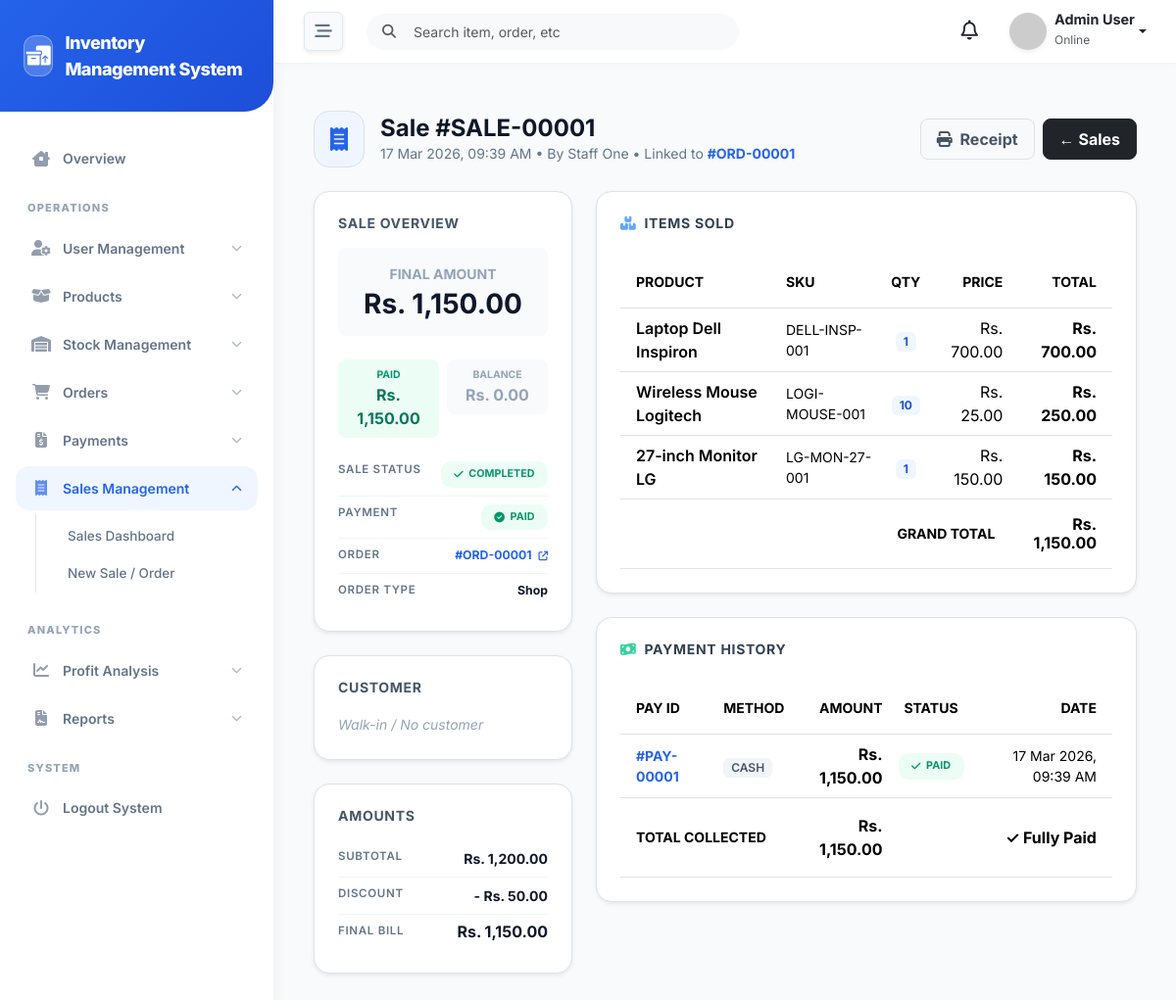
/admin/sales/view.php?id=1 (signed in), run on the app's committed database.
### tables this page shows
CREATE TABLE `sales` (
  `id` int(11) NOT NULL,
  `order_id` int(11) DEFAULT NULL,
  `customer_id` int(11) DEFAULT NULL,
  `total_amount` decimal(10,2) DEFAULT NULL,
  `discount` decimal(10,2) DEFAULT 0.00,
  `final_amount` decimal(10,2) DEFAULT NULL,
  `status` enum('pending','completed','cancelled') NOT NULL DEFAULT 'pending',
  `created_by` int(11) DEFAULT NULL,
  `created_at` timestamp NOT NULL DEFAULT current_timestamp(),
  `updated_at` timestamp NOT NULL DEFAULT current_timestamp() ON UPDATE current_timestamp()
);

CREATE TABLE `users` (
  `id` int(11) NOT NULL,
  `role_id` int(11) NOT NULL,
  `name` varchar(100) NOT NULL,
  `email` varchar(100) DEFAULT NULL,
  `phone` varchar(20) DEFAULT NULL,
  `password` varchar(255) NOT NULL,
  `status` enum('active','inactive') DEFAULT 'active',
  `created_at` timestamp NOT NULL DEFAULT current_timestamp(),
  `updated_at` timestamp NOT NULL DEFAULT current_timestamp() ON UPDATE current_timestamp()
);

CREATE TABLE `orders` (
  `id` int(11) NOT NULL,
  `customer_id` int(11) DEFAULT NULL,
  `created_by` int(11) DEFAULT NULL,
  `order_type` enum('shop','online') DEFAULT 'shop',
  `total_amount` decimal(10,2) DEFAULT NULL,
  `discount` decimal(10,2) DEFAULT 0.00,
  `delivery_charges` decimal(10,2) DEFAULT 0.00,
  `final_amount` decimal(10,2) DEFAULT NULL,
  `status` enum('pending','completed','cancelled') DEFAULT 'pending',
  `created_at` timestamp NOT NULL DEFAULT current_timestamp(),
  `updated_at` timestamp NOT NULL DEFAULT current_timestamp() ON UPDATE current_timestamp()
);

CREATE TABLE `sale_items` (
  `id` int(11) NOT NULL,
  `sale_id` int(11) NOT NULL,
  `product_id` int(11) NOT NULL,
  `quantity` int(11) NOT NULL,
  `price` decimal(10,2) NOT NULL,
  `total` decimal(10,2) GENERATED ALWAYS AS (`quantity` * `price`) STORED,
  `created_at` timestamp NOT NULL DEFAULT current_timestamp()
);

CREATE TABLE `products` (
  `id` int(11) NOT NULL,
  `name` varchar(150) NOT NULL,
  `sku` varchar(100) DEFAULT NULL,
  `cost_price` decimal(10,2) NOT NULL,
  `selling_price` decimal(10,2) NOT NULL,
  `status` enum('active','inactive') DEFAULT 'active',
  `created_at` timestamp NOT NULL DEFAULT current_timestamp(),
  `updated_at` timestamp NOT NULL DEFAULT current_timestamp() ON UPDATE current_timestamp()
);

CREATE TABLE `payments` (
  `id` int(11) NOT NULL,
  `order_id` int(11) DEFAULT NULL,
  `sale_id` int(11) DEFAULT NULL,
  `payment_method` enum('cash','online','bank','card') DEFAULT 'cash',
  `transaction_id` varchar(100) DEFAULT NULL,
  `payment_proof` varchar(255) DEFAULT NULL,
  `amount` decimal(10,2) DEFAULT NULL,
  `status` enum('paid','unpaid','partial') DEFAULT 'unpaid',
  `created_at` timestamp NOT NULL DEFAULT current_timestamp(),
  `updated_at` timestamp NOT NULL DEFAULT current_timestamp() ON UPDATE current_timestamp()
);

### core/functions.php (called while the page is built, shortened)
<?php
function format_price($amount) {
    return "Rs. " . number_format($amount, 2);
}

### admin/sales/view.php (the view, shortened to what this page needs)
<?php
require_once __DIR__ . '/../../config/db.php';
require_once __DIR__ . '/../../core/functions.php';
$sale_id = isset($_GET['id']) ? (int)$_GET['id'] : 0;
try {
    $stmt = $pdo->prepare("
        SELECT s.*,
               c.name  AS customer_name,
               c.phone AS customer_phone,
               c.email AS customer_email,
               u.name  AS staff_name,
               o.order_type,
               o.delivery_charges
        FROM sales s
        LEFT JOIN customers c ON s.customer_id = c.id
        LEFT JOIN users u     ON s.created_by  = u.id
        LEFT JOIN orders o    ON s.order_id    = o.id
        WHERE s.id = ?
    ");
    $stmt->execute([$sale_id]);
    $sale = $stmt->fetch();
    $items = $pdo->prepare("
        SELECT si.*, p.name AS product_name, p.sku
        FROM sale_items si
        JOIN products p ON si.product_id = p.id
        WHERE si.sale_id = ?
        ORDER BY si.id ASC
    ");
    $items->execute([$sale_id]);
    $items = $items->fetchAll();
    $pay_q = "SELECT p.*, 'link' AS source FROM payments p WHERE p.sale_id = ? OR (p.order_id IS NOT NULL AND p.order_id = ?)";
    $ps = $pdo->prepare($pay_q);
    $ps->execute([$sale_id, $sale['order_id'] ?? 0]);
    $payments   = $ps->fetchAll();
    $total_paid = array_sum(array_column($payments, 'amount'));
    $balance    = $sale['final_amount'] - $total_paid;
    if ($total_paid <= 0)    $pay_status = 'unpaid';
    elseif ($balance > 0.01) $pay_status = 'partial';
    else                     $pay_status = 'paid';
} catch (PDOException $e) {
    die("DB Error: " . $e->getMessage());
}
$page_title = "Sale #SALE-" . str_pad($sale_id,5,'0',STR_PAD_LEFT);
$page_icon  = "fa-receipt";
include '../../includes/header.php';
include '../../includes/sidebar.php';
include '../../includes/navbar.php';
?>
<div class="px-3 py-4">
    <div class="d-flex align-items-center justify-content-between mb-4">
        <div class="d-flex align-items-center gap-3">
            <div class="p-3 bg-blue-50 text-blue-600 rounded-4 border border-blue-100">
                <i class="fa-solid <?= $page_icon ?> fa-xl"></i>
            </div>
            <div>
                <h1 class="h4 fw-bold text-slate-900 mb-0"><?= $page_title ?></h1>
                <p class="text-slate-500 small mb-0">
                    <?= date('d M Y, h:i A', strtotime($sale['created_at'])) ?>
                    &bull; By <?= htmlspecialchars($sale['staff_name'] ?? 'System') ?>
                    <?php if ($sale['order_id']): ?>
                    &bull; Linked to <a href="../orders/view.php?id=<?= $sale['order_id'] ?>" class="fw-bold text-blue-600">
                        #ORD-<?= str_pad($sale['order_id'],5,'0',STR_PAD_LEFT) ?>
                    </a>
                    <?php endif; ?>
                </p>
            </div>
        </div>
        <div class="d-flex gap-2 flex-wrap">
            <a href="receipt.php?id=<?= $sale_id ?>" target="_blank" class="btn btn-light rounded-3 px-3 py-2 border fw-bold text-slate-600">
                <i class="fa-solid fa-print me-1"></i> Receipt
            </a>
            <a href="index.php" class="btn btn-dark rounded-3 px-3 py-2 fw-bold">← Sales</a>
        </div>
    </div>
    <div class="row g-4">
        <div class="col-lg-4">
            <div class="bg-white p-4 rounded-4 border border-slate-100 shadow-sm mb-4">
                <h6 class="fw-bold text-slate-600 mb-3 small uppercase tracking-wider">Sale Overview</h6>
                <div class="text-center py-3 bg-slate-50 rounded-3 mb-4">
                    <div class="small text-slate-400 fw-bold uppercase mb-1">Final Amount</div>
                    <div class="h3 fw-bold text-slate-900 mb-0"><?= format_price($sale['final_amount']) ?></div>
                </div>
                <div class="row g-2 mb-3">
                    <div class="col-6">
                        <div class="p-2 bg-emerald-50 rounded-3 text-center">
                            <div class="small fw-bold text-emerald-600 uppercase" style="font-size:.65rem">Paid</div>
                            <div class="fw-bold text-emerald-700"><?= format_price($total_paid) ?></div>
                        </div>
                    </div>
                    <div class="col-6">
                        <div class="p-2 <?= $balance > 0.01 ? 'bg-rose-50' : 'bg-slate-50' ?> rounded-3 text-center">
                            <div class="small fw-bold <?= $balance > 0.01 ? 'text-rose-500' : 'text-slate-400' ?> uppercase" style="font-size:.65rem">Balance</div>
                            <div class="fw-bold <?= $balance > 0.01 ? 'text-rose-700' : 'text-slate-400' ?>"><?= format_price(max(0,$balance)) ?></div>
                        </div>
                    </div>
                </div>
                <div class="meta-row">
                    <span class="meta-lbl">Sale Status</span>
                    <span class="sbadge sb-<?= $sale['status'] ?>">
                        <i class="fa-solid <?= $sale['status']=='completed'?'fa-check':($sale['status']=='pending'?'fa-hourglass':'fa-xmark') ?>"></i>
                        <?= ucfirst($sale['status']) ?>
                    </span>
                </div>
                <div class="meta-row">
                    <span class="meta-lbl">Payment</span>
                    <span class="sbadge sb-<?= $pay_status ?>">
                        <i class="fa-solid <?= $pay_status=='paid'?'fa-circle-check':($pay_status=='partial'?'fa-circle-half-stroke':'fa-clock') ?>"></i>
                        <?= ucfirst($pay_status) ?>
                    </span>
                </div>
                <?php if ($sale['order_id']): ?>
                <div class="meta-row">
                    <span class="meta-lbl">Order</span>
                    <a href="../orders/view.php?id=<?= $sale['order_id'] ?>" class="fw-bold text-blue-600 small">
                        #ORD-<?= str_pad($sale['order_id'],5,'0',STR_PAD_LEFT) ?>
                        <i class="fa-solid fa-arrow-up-right-from-square ms-1" style="font-size:.6rem"></i>
                    </a>
                </div>
                <div class="meta-row">
                    <span class="meta-lbl">Order Type</span>
                    <span class="meta-val small"><?= ucfirst($sale['order_type'] ?? '—') ?></span>
                </div>
                <?php endif; ?>
            </div>
            <div class="bg-white p-4 rounded-4 border border-slate-100 shadow-sm mb-4">
                <h6 class="fw-bold text-slate-600 mb-3 small uppercase tracking-wider">Customer</h6>
                <?php if ($sale['customer_name']): ?>
                    <div class="fw-bold text-slate-800 mb-1"><?= htmlspecialchars($sale['customer_name']) ?></div>
                    <div class="small text-slate-500"><?= htmlspecialchars($sale['customer_phone'] ?? '—') ?></div>
                    <div class="small text-slate-400 mt-1"><?= htmlspecialchars($sale['customer_email'] ?? '') ?></div>
                <?php else: ?>
                    <span class="text-slate-400 small fst-italic">Walk-in / No customer</span>
                <?php endif; ?>
            </div>
            <div class="bg-white p-4 rounded-4 border border-slate-100 shadow-sm">
                <h6 class="fw-bold text-slate-600 mb-3 small uppercase tracking-wider">Amounts</h6>
                <div class="meta-row"><span class="meta-lbl">Subtotal</span><span class="meta-val"><?= format_price($sale['total_amount']) ?></span></div>
                <div class="meta-row"><span class="meta-lbl text-rose-500">Discount</span><span class="meta-val text-rose-600">- <?= format_price($sale['discount']) ?></span></div>
                <div class="meta-row"><span class="meta-lbl fw-black text-slate-800">Final Bill</span><span class="meta-val h6 mb-0 text-blue-600"><?= format_price($sale['final_amount']) ?></span></div>
            </div>
        </div>
        <div class="col-lg-8">
            <div class="bg-white p-4 rounded-4 border border-slate-100 shadow-sm mb-4">
                <h6 class="fw-bold text-slate-700 mb-4 small uppercase tracking-wider">
                    <i class="fa-solid fa-boxes-stacked me-2 text-blue-400"></i>Items Sold
                </h6>
                <div class="table-responsive">
                    <table class="table align-middle mb-0">
                        <thead class="bg-slate-50 text-slate-500 small uppercase fw-bold">
                            <tr>
                                <th class="ps-3 py-3">Product</th>
                                <th class="py-3">SKU</th>
                                <th class="py-3 text-center">Qty</th>
                                <th class="py-3 text-end">Price</th>
                                <th class="py-3 text-end pe-3">Total</th>
                            </tr>
                        </thead>
                        <tbody>
                            <?php foreach ($items as $item): ?>
                            <tr>
                                <td class="ps-3 fw-semibold text-slate-800"><?= htmlspecialchars($item['product_name']) ?></td>
                                <td class="text-slate-400 small"><?= htmlspecialchars($item['sku'] ?? '—') ?></td>
                                <td class="text-center"><span class="badge bg-blue-50 text-blue-700 fw-bold"><?= $item['quantity'] ?></span></td>
                                <td class="text-end text-slate-600"><?= format_price($item['price']) ?></td>
                                <td class="text-end pe-3 fw-bold text-slate-900"><?= format_price($item['price'] * $item['quantity']) ?></td>
                            </tr>
                            <?php endforeach; ?>
                        </tbody>
                        <tfoot class="border-top">
                            <tr>
                                <td colspan="4" class="text-end text-slate-500 small pe-3 py-3 fw-bold uppercase">Grand Total</td>
                                <td class="text-end pe-3 fw-bold text-blue-600 h6 mb-0 py-3"><?= format_price($sale['final_amount']) ?></td>
                            </tr>
                        </tfoot>
                    </table>
                </div>
            </div>
            <div class="bg-white p-4 rounded-4 border border-slate-100 shadow-sm">
                <div class="d-flex align-items-center justify-content-between mb-4">
                    <h6 class="fw-bold text-slate-700 mb-0 small uppercase tracking-wider">
                        <i class="fa-solid fa-money-bill-wave me-2 text-emerald-400"></i>Payment History
                    </h6>
                </div>
                <?php if (!empty($payments)): ?>
                <div class="table-responsive">
                    <table class="table align-middle mb-0">
                        <thead class="bg-slate-50 text-slate-500 small uppercase fw-bold">
                            <tr>
                                <th class="ps-3 py-3">Pay ID</th>
                                <th class="py-3">Method</th>
                                <th class="py-3 text-end">Amount</th>
                                <th class="py-3 text-center">Status</th>
                                <th class="py-3 text-end pe-3">Date</th>
                            </tr>
                        </thead>
                        <tbody>
                            <?php foreach ($payments as $p): ?>
                            <tr>
                                <td class="ps-3 fw-bold small text-slate-700">
                                    <a href="../payments/view.php?id=<?= $p['id'] ?>" class="text-blue-600 text-decoration-none">
                                        #PAY-<?= str_pad($p['id'],5,'0',STR_PAD_LEFT) ?>
                                    </a>
                                </td>
                                <td><span class="badge bg-slate-100 text-slate-600 fw-semibold px-2 uppercase small"><?= $p['payment_method'] ?></span></td>
                                <td class="text-end fw-bold text-emerald-600"><?= format_price($p['amount']) ?></td>
                                <td class="text-center">
                                    <span class="sbadge sb-<?= $p['status'] ?>">
                                        <i class="fa-solid <?= $p['status']=='paid'?'fa-check':($p['status']=='partial'?'fa-minus':'fa-clock') ?>"></i>
                                        <?= ucfirst($p['status']) ?>
                                    </span>
                                </td>
                                <td class="text-end pe-3 small text-slate-400"><?= date('d M Y, h:i A', strtotime($p['created_at'])) ?></td>
                            </tr>
                            <?php endforeach; ?>
                        </tbody>
                        <tfoot class="border-top">
                            <tr>
                                <td colspan="2" class="ps-3 fw-bold text-slate-500 small uppercase py-3">Total Collected</td>
                                <td class="text-end fw-bold text-emerald-600 py-3"><?= format_price($total_paid) ?></td>
                                <td colspan="2" class="text-end pe-3 py-3 fw-bold <?= $balance > 0.01 ? 'text-rose-600' : 'text-slate-400' ?>">
                                    <?= $balance > 0.01 ? 'Balance: ' . format_price($balance) : '✓ Fully Paid' ?>
                                </td>
                            </tr>
                        </tfoot>
                    </table>
                </div>
                <?php endif; ?>
            </div>
        </div>
    </div>
</div>
<?php include '../../includes/footer.php'; ?>

### data on the page
sales: created_at "17 Mar 2026, 09:39 AM", created_by.name "Staff One", order "00001", final_amount "Rs. 1,150.00", final_amount "Rs. 0.00", status "COMPLETED", final_amount "PAID", order.order_type "Shop", total_amount "Rs. 1,200.00", discount "Rs. 50.00"
sale_items: product.name "Laptop Dell Inspiron", product.sku "DELL-INSP-001", quantity "1", price "Rs. 700.00", format_price($item['price'] * $item['quantity']) "Rs. 700.00"
sale_items: product.name "Wireless Mouse Logitech", product.sku "LOGI-MOUSE-001", quantity "10", price "Rs. 25.00", format_price($item['price'] * $item['quantity']) "Rs. 250.00"
sale_items: product.name "27-inch Monitor LG", product.sku "LG-MON-27-001", quantity "1", price "Rs. 150.00", format_price($item['price'] * $item['quantity']) "Rs. 150.00"
payments: id "00001", payment_method "CASH", amount "Rs. 1,150.00", status "PAID", created_at "17 Mar 2026, 09:39 AM"

### other printed values
APP_NAME "Inventory Management System"
$user_name "Admin User"
$page_title "Sale #SALE-00001"
format_price($total_paid) "Rs. 1,150.00"
